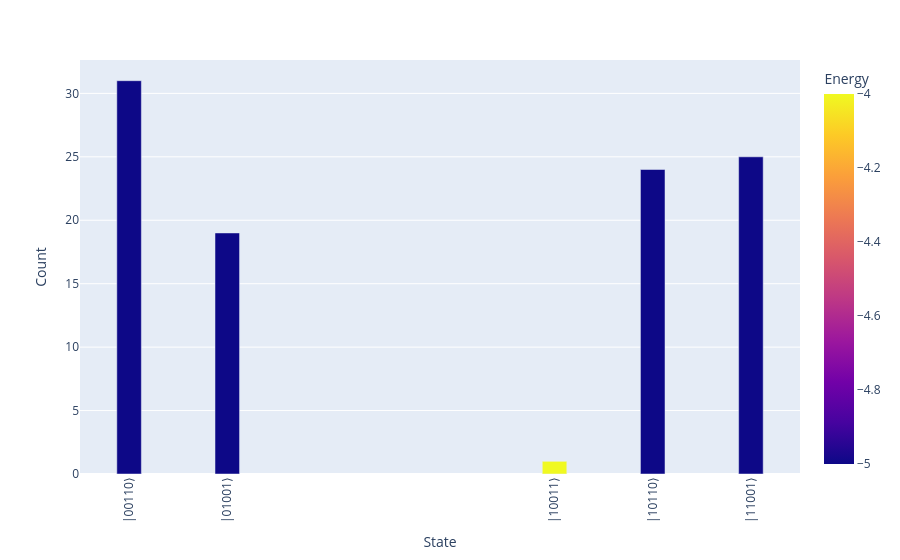

Notebook source saved alongside this figure:
### Markdown cell above
## Otimizando o Max-Cut

Uma vez definidos os Hamiltonianos do problema e de mistura, basta chamar a função `qaoa` implementada usando Ket.

### Code cell
max_cut = partial(max_cut_problem_h, edges)

res, result = qaoa(
    problem_h=max_cut,
    mixer_h=default_mixer_h,
    initial_state=H,
    num_qubits=num_nodes,
    p=5,
)

print(res)
result.histogram("bin", hamiltonian=max_cut)

### Figure 1 — Plotly figure (JSON) as saved in the notebook; plotly's stock layout.template omitted (floating-point values rounded to 4 significant figures)
{"data": [{"hovertemplate": "State=%{x}<br>Count=%{y}<br>Energy=%{marker.color}<extra></extra>", "legendgroup": "", "marker": {"color": [-5.0, -5.0, -5.0, -4.0, -5.0], "coloraxis": "coloraxis", "pattern": {"shape": ""}}, "name": "", "orientation": "v", "showlegend": false, "textposition": "auto", "type": "bar", "x": [22, 6, 9, 19, 25], "xaxis": "x", "y": [24, 31, 19, 1, 25], "yaxis": "y"}], "layout": {"bargap": 0.75, "barmode": "relative", "coloraxis": {"colorbar": {"title": {"text": "Energy"}}, "colorscale": [[0, "#0d0887"], [0.1111, "#46039f"], [0.2222, "#7201a8"], [0.3333, "#9c179e"], [0.4444, "#bd3786"], [0.5556, "#d8576b"], [0.6667, "#ed7953"], [0.7778, "#fb9f3a"], [0.8889, "#fdca26"], [1, "#f0f921"]]}, "legend": {"tracegroupgap": 0}, "margin": {"t": 60}, "xaxis": {"anchor": "y", "domain": [0, 1], "tickangle": -90, "tickmode": "array", "ticktext": ["|10110⟩", "|00110⟩", "|01001⟩", "|10011⟩", "|11001⟩"], "tickvals": [22, 6, 9, 19, 25], "title": {"text": "State"}, "type": "linear"}, "yaxis": {"anchor": "x", "domain": [0, 1], "title": {"text": "Count"}}}}
